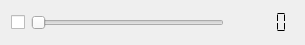
<?xml version="1.0" encoding="UTF-8"?>
<ui version="4.0">
 <class>Form</class>
 <widget class="QWidget" name="Form">
  <property name="geometry">
   <rect>
    <x>0</x>
    <y>0</y>
    <width>305</width>
    <height>45</height>
   </rect>
  </property>
  <property name="windowTitle">
   <string>Form</string>
  </property>
  <layout class="QHBoxLayout" name="horizontalLayout_2">
   <item>
    <widget class="QCheckBox" name="checkBox">
     <property name="text">
      <string/>
     </property>
    </widget>
   </item>
   <item>
    <widget class="QSlider" name="horizontalSlider">
     <property name="orientation">
      <enum>Qt::Horizontal</enum>
     </property>
    </widget>
   </item>
   <item>
    <widget class="QLCDNumber" name="lcdNumber">
     <property name="frameShape">
      <enum>QFrame::NoFrame</enum>
     </property>
     <property name="frameShadow">
      <enum>QFrame::Raised</enum>
     </property>
     <property name="segmentStyle">
      <enum>QLCDNumber::Flat</enum>
     </property>
    </widget>
   </item>
  </layout>
 </widget>
 <resources/>
 <connections/>
</ui>
